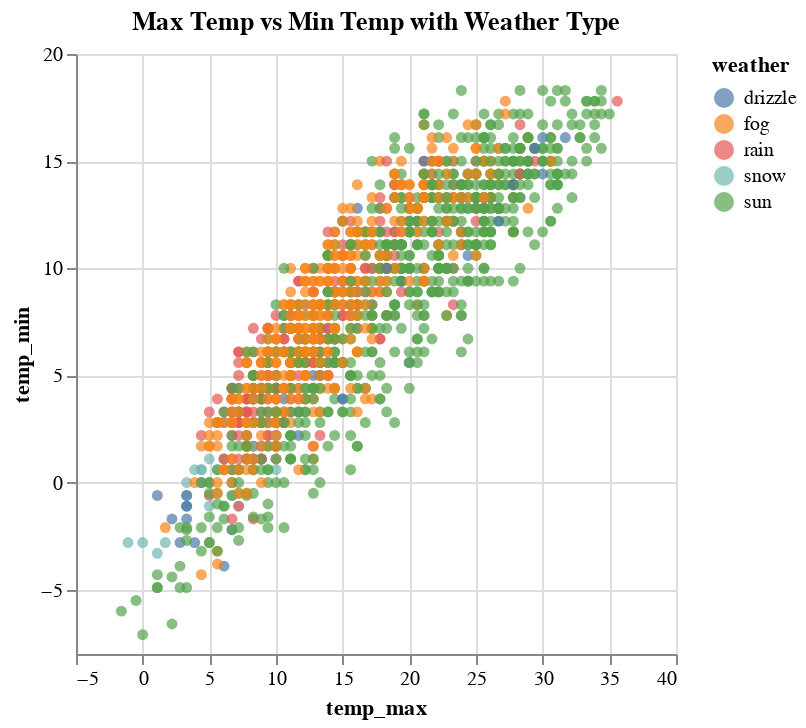

Write notebook code for a chart like this one.
### Markdown cell above
##### Question 2 (10 points)

Recreate the figure in Part 3 Question 3 in Homework 1 with Altair. Include necessary title and labels. Here is the question again:
    
    Generate a data visualization to show the relationship between max temperature and min temperature, and then show different color for differnet weather type.

### Code cell
# Create a scatter plot
chart = alt.Chart(weather).mark_circle().encode(
    alt.X('temp_max:Q'), 
    alt.Y('temp_min:Q'), 
    alt.Color('weather:N')
).properties(
    title='Max Temp vs Min Temp with Weather Type'
)
chart

### Figure 1 — Vega-Lite specification as saved in the notebook (floating-point values rounded to 4 significant figures; data arrays with more than 128 entries replaced by an {"elided": "..."} marker saying what was removed)
{"config": {"view": {"continuousWidth": 300, "continuousHeight": 300}}, "data": {"name": "data-6881b3c76720a51ecae2e2fb5659aff4"}, "mark": {"type": "circle"}, "encoding": {"color": {"field": "weather", "type": "nominal"}, "x": {"field": "temp_max", "type": "quantitative"}, "y": {"field": "temp_min", "type": "quantitative"}}, "title": "Max Temp vs Min Temp with Weather Type", "$schema": "https://vega.github.io/schema/vega-lite/v5.20.1.json", "datasets": {"data-6881b3c76720a51ecae2e2fb5659aff4": {"elided": "1461 records"}}}
